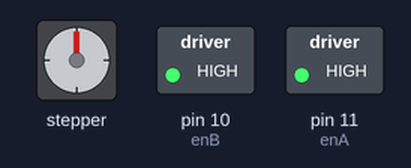
Recording of a sketch running on a simulated Arduino Uno, built with avr-gcc and run on an emulated ATmega328P. Parts: stepper motor, switched loads named in the sketch (green lamp = pin HIGH). Stepper angles assume 20 steps per turn.

Above: at 5.0 s.
Timing chart, 0 to 6.5 s (numbered marks = the images above):
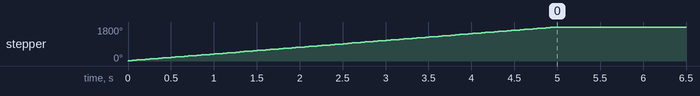

The sketch:

motorshield.ino
```cpp
#include<Stepper.h>
int out1=8;
int out2=9;
int enA=11;
int enB=10;
int dirA=12;
int dirB=13;
const int spr=20;
Stepper myStepper(spr,dirA,dirB);
void setup()
{
  myStepper.setSpeed(60);
  pinMode (enA,OUTPUT);
  digitalWrite(enA,HIGH);
  pinMode (enB,OUTPUT);
  digitalWrite(enB,HIGH);
}
void loop()
{
  myStepper.step(spr*5);
delay(100000);
 myStepper.step(-spr*5);
delay(100000);
}
```

Measured:
- by itself, stepper: turns 1800° clockwise in 5.0 s
